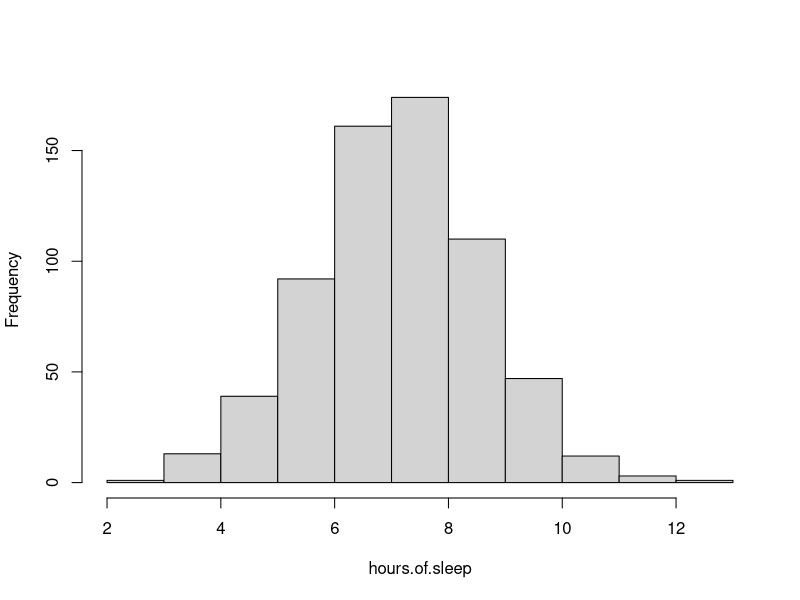
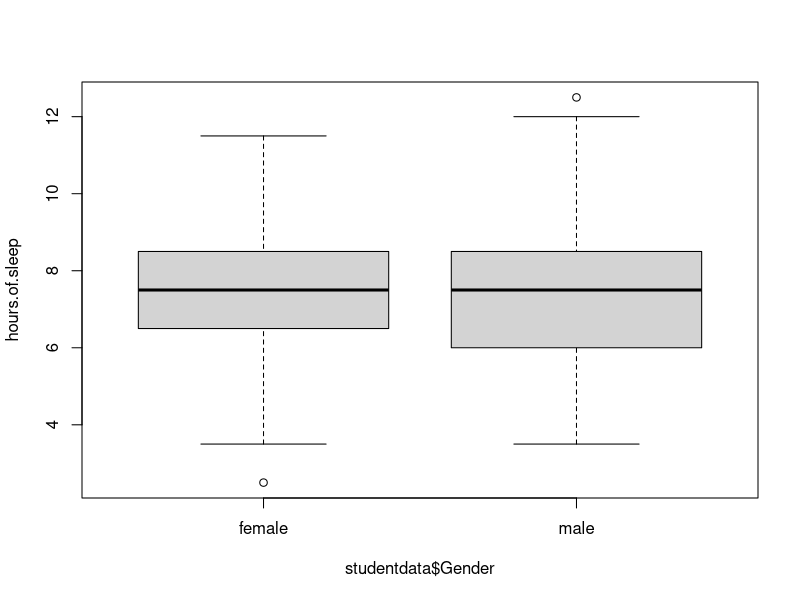
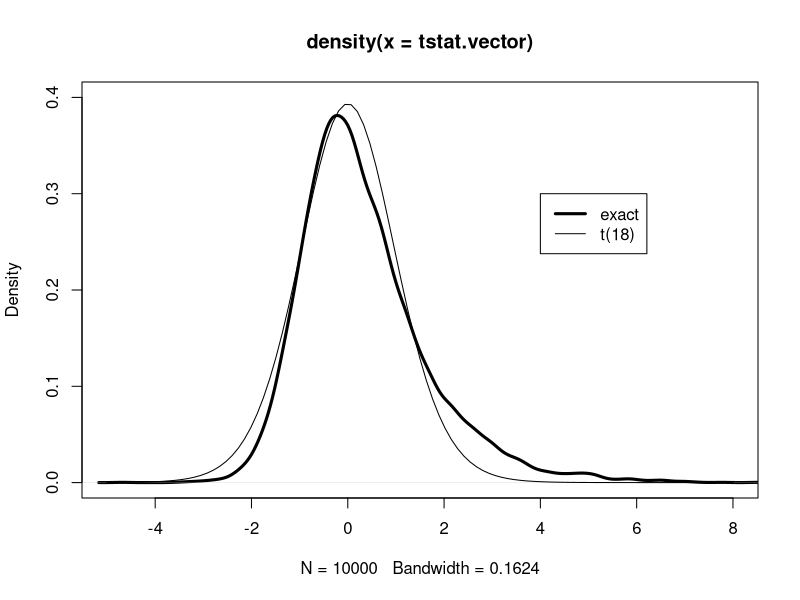
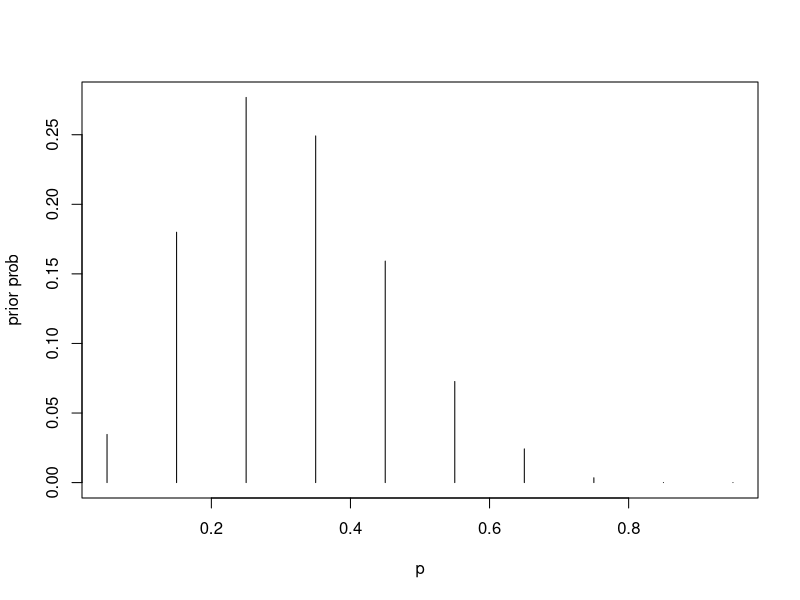
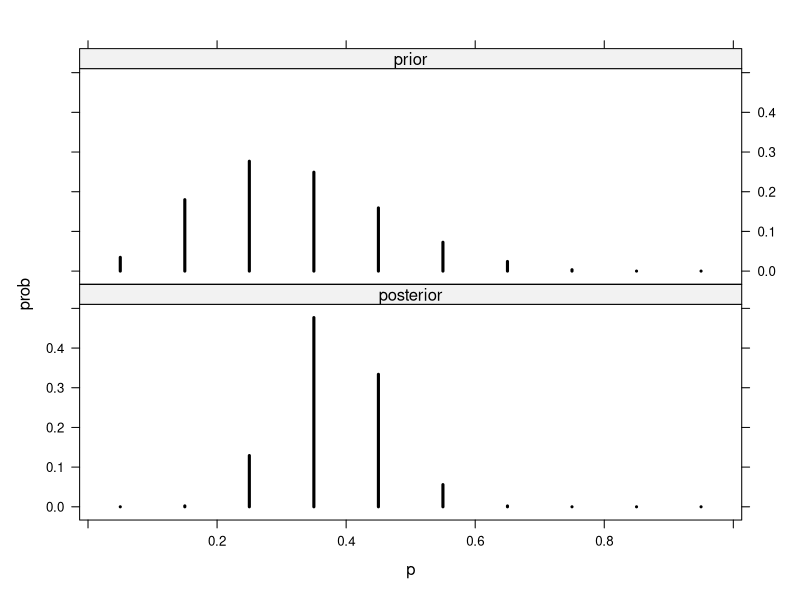
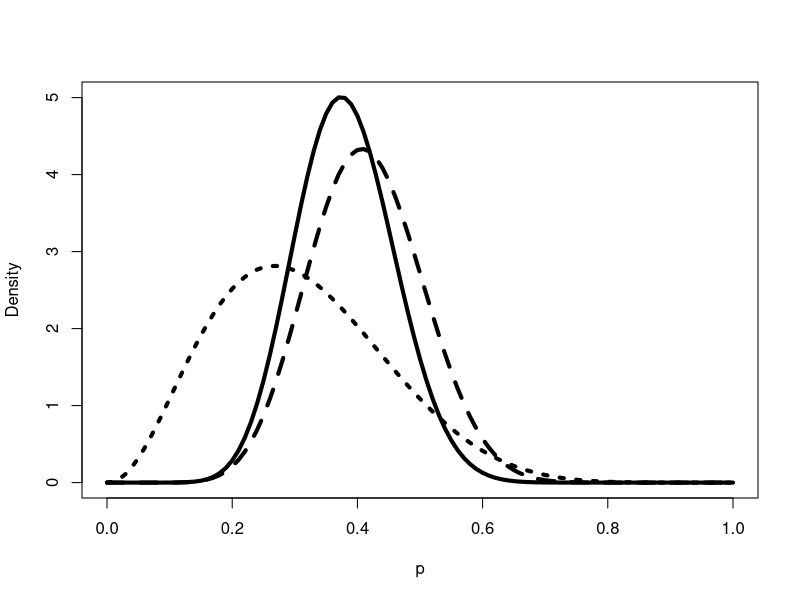
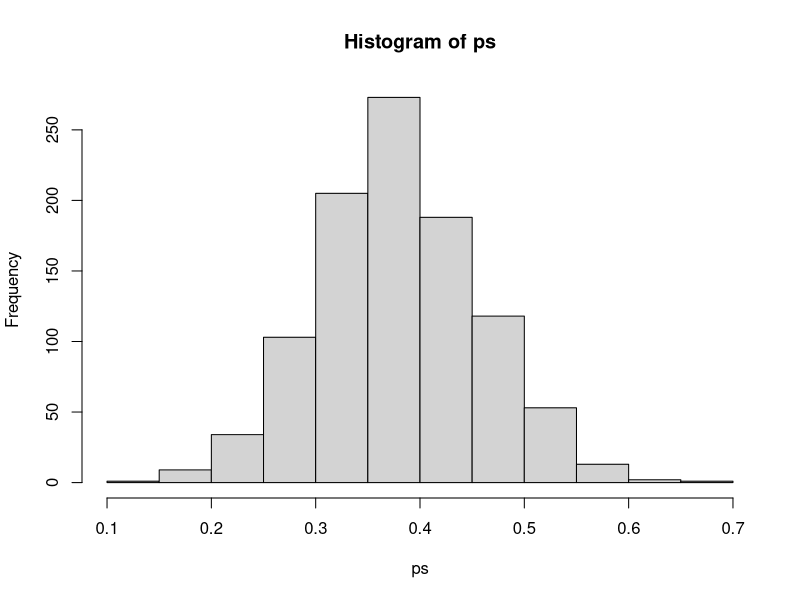
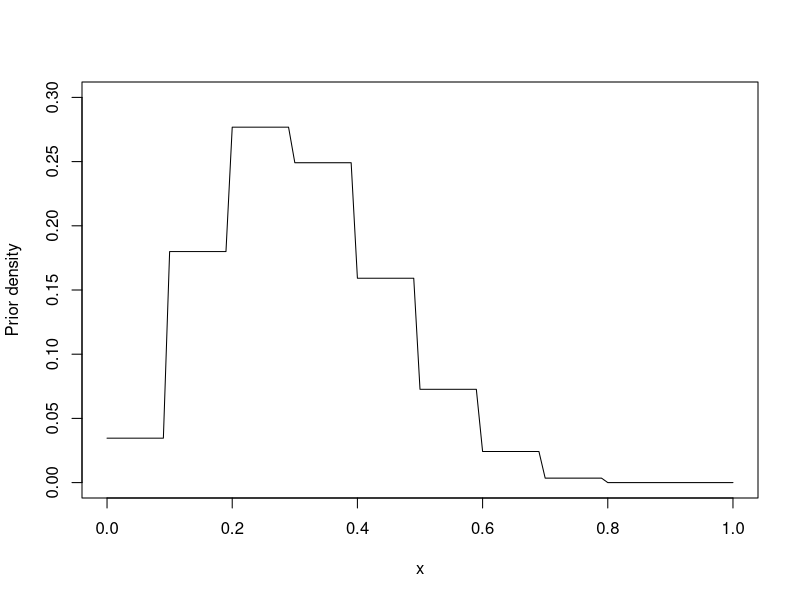

These charts were generated, in order, by the following R code:
library(LearnBayes)
data(studentdata)

head(studentdata)
table(studentdata$Drink)

studentdata$Wakeup
hours.of.sleep <- studentdata$WakeUp - studentdata$ToSleep
summary(hours.of.sleep)
head(hours.of.sleep)
hist(hours.of.sleep, main= "")

boxplot(hours.of.sleep ~ studentdata$Gender)

fit <- lm(hours.of.sleep ~ studentdata$ToSleep)
fit

# calculate the t-stat

x = rnorm(10, mean = 50, sd = 10)
y = rnorm(10, mean = 50, sd = 10)

m = length(x)
n = length(y)

sp = sqrt(((m-1)*sd(x)^2+(n-1)*sd(y)^2)/(m + n -2))
t.stat = sqrt(mean(x)-mean(y))/(sp*sqrt(1/m+1/n))

tstatistic = function(x, y){
	m = length(x)
    n = length(y)

    sp = sqrt(((m-1)*sd(x)^2+(n-1)*sd(y)^2)/(m + n -2))
    t.stat = (mean(x)-mean(y))/(sp*sqrt(1/m+1/n))

    return(t.stat)
}

data.x = c(1,4,3,6,5)
data.y = c(5,4,7,6,10)

mean(data.x)
mean(data.y)

tstatistic(data.x, data.y)

#monte carlo simulation for t-stat, number of rejections/total number

alpha = 0.1; m = 10; n = 10 # sets alpha, m , n
N = 10000                   # sets number of simulations
n.reject = 0 				#counter for number of rejections, start at 0

for(i in 1:N){
	x = rnorm(m, mean = 0, sd = 1) #simulate xs from pop 1
	y = rnorm(n, mean = 0, sd = 1) #simulate xs from pop 2
	t.stat = tstatistic(x,y)       #computes the tstat

	if(abs(t.stat)>qt(1-alpha/2, n + m - 2)) #reject if |T| exceeds critical pt
		n.reject = n.reject + 1
}

true.sig.level = n.reject/N #proportion of rejections
true.sig.level

# Can change things around to do comparisons
# normal pops
x = rnorm(m, mean = 0, sd = 1) 
y = rnorm(n, mean = 0, sd = 1)

#normal pops with zero means and different variance
x = rnorm(m, mean = 0 , sd = 1)
y = rnorm(n, mean = 0, sd = 10)

#T populations
x = rt(m, df = 4)
y = rt(n, df = 4)

#exponential pops
x = rexp(m, rate = 1)
y = rexp(m, rate = 1)

#mixture
x = rnorm(m, mean = 10, sd = 2)
y = rexp(n , rate = 1/10)

m = 10; n = 10 
my.tsimulation = function()
tstatistic(rnorm(m, mean = 10, sd = 2), rexp(n, rate = 1/10))

tstat.vector = replicate(10000, my.tsimulation())
plot(density(tstat.vector), xlim = c(-5, 8), ylim = c(0, .4), lwd = 3)
curve(dt(x, df = 18), add = TRUE)
legend(4, .3, c("exact", "t(18)"), lwd = c(3,1))

binomial.conf.interval = function(y,n){
	z = qnorm(0.95)
	phat = y/n
	se = sqrt(phat*(1-phat)/n)
	return(c(phat-z*se, phat+z*se))
}

?rbinom
y = rbinom(n = 1, size = 20, prob = 0.5)
y

binout = replicate(20, binomial.conf.interval(y, 20))
binout

# chapter 2

# discrete priors over a grid
p = seq(0.05, 0.95, by = 0.1)
prior = c(1, 5.2, 8, 7.2, 4.6, 2.1, 0.7, 0.1, 0, 0)
prior = prior/sum(prior)

plot(p, prior, type = "h", ylab= "prior prob")

data = c(11,16)
post = pdisc(p, prior, data)
round(cbind(p, prior, post), 2)

library(lattice)
PRIOR = data.frame("prior", p, prior)
POST  = data.frame("posterior", p , post)
names(PRIOR) = c("Type", "p", "prob")
names(POST) = c("Type", "p", "prob")
data = rbind(PRIOR, POST)

xyplot(prob~p|Type, data = data, layout = c(1,2),
	type = "h", lwd = 3, col = "black")

a = 3.26; b = 7.19; s = 11; f = 16;
curve(dbeta(x, a+s, b+f), from = 0, to = 1, xlab = "p", ylab = "Density", lty = 1, lwd = 4)
curve(dbeta(x, s+1, f+1), add = TRUE, lty = 2, lwd = 4)
curve(dbeta(x, a, b), add = TRUE, lty = 3, lwd = 4)

#calculate the posterior that the proportion of heavy sleepers is greater than 0.5?
1 - pbeta(0.5, a + s, b + f)
# this probability is small

# calculate the 95% CI, this is exact
qbeta(c(0.05, 0.95), a + s, b + f)

# or we could do simulations to get the calculated values
ps = rbeta(1000, a + s, b + f)
hist(ps)
sum(ps >= 0.5)/1000
# calculate the 90 interval from the simulated samples
quantile(ps, c(0.05, 0.95))

# use the histprior function in learnbayes
# create a grid and then calculate the posterior over the grid
midpt = seq(0.05, 0.95, by = 0.1) # set up the grid
prior = c(1, 5.2, 8, 7.2, 4.6, 2.1, 0.7, 0.1, 0, 0) # prior weights on the grid
prior = prior/sum(prior)
prior

curve(histprior(x, midpt, prior), from = 0, to = 1, ylab = "Prior density", ylim = c(0, 0.3))
# take a look at the blocky grid

curve(histprior(x, midpt, prior)*dbeta(x, s + 1, f + 1), from = 0, to = 1, ylab = "post density")
p = seq(0, 1, length = 500)
p
post = histprior(p, midpt, prior)*dbeta(p, s+1, f+1)
post = post/sum(post)

# sample with replacement 
ps = sample(p, replace = TRUE, prob = post)
hist(ps)

# output vector
p = seq(0.05, 0.95, by = .1)
prior = c(1, 5.2, 8, 7.2, 4.6, 2.1, 0.7, 0.1, 0, 0 )
prior = prior/sum(prior)
m = 20; ys = 0:20
pred = pdiscp(p, prior, m , ys)
round(cbind(0:20, pred), 3)

# beta prior
ab = c(3.26, 7.19)
m = 20; ys = 0:20
pred = pbetap(ab, m, ys)

#simulate draws from the prior and store them
p = rbeta(1000, 3.26, 7.19)
y = rbinom(1000, 20, p)
freq = table(y) # save the frequencies out of 1000 draws on y
ys = as.integer(names(freq))
predprob = freq/sum(freq)

plot(ys, predprob, type = "h", xlab = "y")
dist = cbind(ys, predprob)
dist 

covprob = 0.9
discint(dist, covprob)

## Chapter 3
## Known means but unknown variance
data(footballscores)

d = footballscores$favorite - footballscores$underdog - footballscores$spread
n = length(d)
v = sum(d^2)

# simulate draws from the chisquared dist 
P = rchisq(1000, n )/v
s = sqrt(1/P)
hist(s ,main = "") # take a look at the simulated sample standard deviation of game outcomes
# and point spreads

quantile(s, probs = c(0.025, 0.5, 0.975))

# hospital example
alpha = 16; beta = 15174; # these are the priors on the gamma distribution
yobs = 1; ex = 66 # this hospital has one death in 66 heart transplants
y = 1:10 # predictive density after observing 10 more heart transplants
lam = alpha/beta
py = dpois(y, lam*ex)*dgamma(lam, shape = alpha, rate = beta)/dgamma(lam, shape = alpha + y, rate = beta + ex)
cbind(y, round(py, 3))

# we can simulate the posterior density
lambdaA = rgamma(1000, shape = alpha + yobs, rate = beta + ex)
hist(lambdaA)

# now lets take a look at another hospital with more surgeries 
ex = 1767; yobs = 4
y = 0:10

py = dpois(y, lam*ex)*dgamma(lam, shape = alpha, rate = beta)/dgamma(lam, shape = alpha + y, rate = beta + ex)
cbind(y, round(py, 3))

lambdaB = rgamma(1000, shape = alpha + yobs, rate = beta + ex)

# now take a look at the comparisons between the prior and posterior of each hospital where the first 
# hospital has less experience with surgeries, while the second hospital has much more experience
# you will see that for hospital 2 there is less influence of the prior.

par(mfrow = c(2, 1))
plot(density(lambdaA), main = "HOSPITAL A", xlab = "lambdaA", lwd = 3)
curve(dgamma(x, shape = alpha, rate = beta), add = TRUE)
legend("topright", legend = c("prior", "posterior", lwd = c(1,3)))


plot(density(lambdaB), main = "HOSPITAL B", xlab = "lambdaB", lwd = 3)
curve(dgamma(x, shape = alpha, rate = beta), add = TRUE)
legend("topright", legend = c("prior", "posterior", lwd = c(1,3)))

mu = 100
tau = 12.16
sigma = 15
n = 4
se = sigma/sqrt(n)
ybar = c(110, 125, 140) # observed IQ test scores
tau1 = 1/sqrt(1/se^2 + 1/tau^2)
mu1 = (ybar/se^2 + mu/tau^2)* tau1^2
summ1 = cbind(ybar, mu1, tau1)
summ1

# choose another prior with the same median, 100, but from a t distribution
tscale = 20/qt(0.95, 2)
tscale

# compare the normal vs. the t dist, notice the t density has sig flatter tails
par(mfrow= c(1, 1))
curve(1/tscale*dt((x - mu)/tscale, 2), 
	from = 60, to = 140, xlab = "theta", ylab = "Prior Density")
curve(dnorm(x, mean = mu, sd = tau), add = TRUE, lwd = 3)
legend("topright", legend = c("t density", "normal density"), lwd = c(1, 3))

# use the discrete distribution to compute the posterior mean and posterior sd

norm.t.compute = function(ybar){
	theta = seq(60, 180, length = 500)
	like  = dnorm(theta, mean = ybar, sd = sigma/sqrt(n))
	prior = dt((theta - mu)/tscale, 2)
	post  = prior*like
	post  = post/sum(post)
	m     = sum(theta * post)
	s     = sqrt(sum(theta^2 * post) - m^2)
	c(ybar, m, s)
}

summ2 = t(sapply(c(110, 125, 140), norm.t.compute))
summ2
#      [,1]     [,2]      [,3]
# [1,]  110 78.58024 1.4010641
# [2,]  125 78.96803 1.0361267
# [3,]  140 79.19416 0.8179035

dimnames(summ2)[[2]] = c("ybar", "mu1 t", "tau1 t")
summ2
cbind(summ1, summ2) # compare the posteriors for each of the prior distributions

theta = seq(60, 180, length = 500)
normpost = dnorm(theta, mu1[3], tau1)
normpost = normpost/sum(normpost)
plot(theta, normpost, type = "l", lwd = 3, ylab = "Post Density")
like = dnorm(theta, mean = 140, sd = sigma/sqrt(n))
prior = dt((theta - mu)/tscale, 2)
tpost = prior * like / sum(prior * like)
lines(theta, tpost)
legend("topright", legend = c("t prior", "normal prior"), lwd = c(1, 3))

# 3.5 mixtures of conjugate priors- example is the coin is biased
probs = c(.5, .5)
beta.par1 = c(6, 14)
beta.par2 = c(14, 6)

betapar = rbind(beta.par1, beta.par2)
data = c(7, 3)
post = binomial.beta.mix(probs, betapar, data)
post

# the prior contains 2 humps on the data
curve(post$probs[1]*dbeta(x, 13, 17) + post$probs[2]*dbeta(x, 21, 9), 
	from = 0, to = 1, lwd = 3, xlab = "P", ylab = "DENSITY")
curve(.5*dbeta(x, 6, 12) + .5*dbeta(x, 12, 6), 0, 1, add = TRUE) #
legend("topleft", legend = c("Prior", "posterior"), lwd = c(1,3))

# test if coin is fair given data
pbinom(5, 20, 0.5)

n = 20; y = 5; a = 10; p = 0.5
m1 = dbinom(y, n , p)* dbeta(p, a, a)/dbeta(p, a + y, a + n - y)
lambda = dbinom(y, n , p )/(dbinom(y, n, p ) + m1)
lambda
pbetat(p, .5, c(a, a), c(y, n - y))

prob.fair = function(log.a){
	a = exp(log.a);
	m2 = dbinom(y, n , p)* dbeta(p, a, a)/dbeta(p, a + y, a + n - y);
	dbinom(y, n, p)/(dbinom(y, n, p) + m2)
}

n = 20; y = 5; p = 0.5; 
curve(prob.fair(x), from = -4, to = 5, xlab = "log a", ylab = "Prob(coin is fair)", lwd = 2)
# this cannot be interpreted that the pvalue is the probability of fairness
